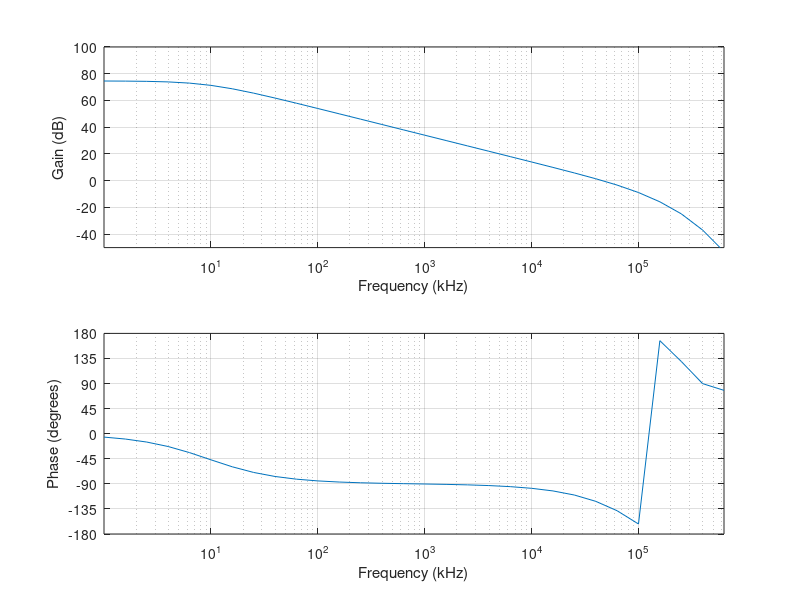

MATLAB code for this plot:
clear all; close all; clc;

%% Read data from CSV in the same folder
M = csvread('ac_dm.csv',1,0);
freq = M(:,1)./1000;
dbgain = 10*log10(M(:,2).^2+M(:,3).^2);
phase = 180./pi.*atan2(M(:,3),M(:,2));

index = find(freq >= 1 & freq <= 1000000);
freq = freq(index);
dbgain = dbgain(index);
phase = phase(index);

%% Generate plot
hold on;

subplot(2,1,1);
plot(freq,dbgain);
xlabel('Frequency (kHz)');
ylabel('Gain (dB)');
axis([min(freq),max(freq),-50,100]);
set(gca,'xscale','log');
grid on;

subplot(2,1,2);
plot(freq,phase);
xlabel('Frequency (kHz)');
ylabel('Phase (degrees)');
yticks(-180:45:180);
axis([min(freq),max(freq),-180,180]);
set(gca,'xscale','log');
grid on;

saveas(gcf,'ac_dm.eps','epsc');
